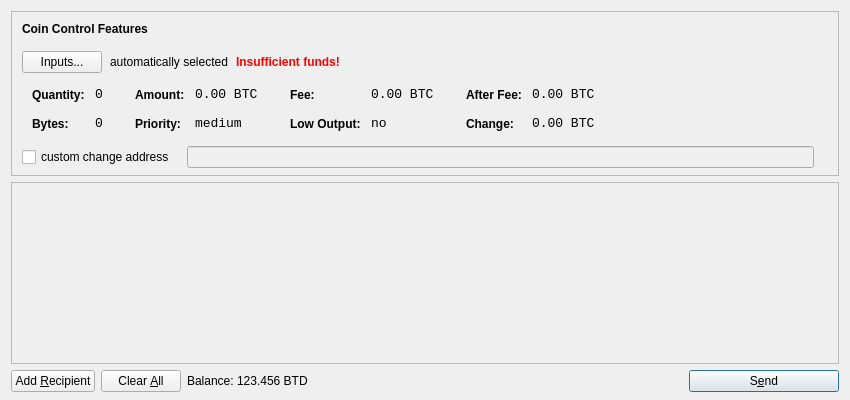
<?xml version="1.0" encoding="UTF-8"?>
<ui version="4.0">
 <class>SendCoinsDialog</class>
 <widget class="QDialog" name="SendCoinsDialog">
  <property name="geometry">
   <rect>
    <x>0</x>
    <y>0</y>
    <width>850</width>
    <height>400</height>
   </rect>
  </property>
  <property name="windowTitle">
   <string>Send Coins</string>
  </property>
  <layout class="QVBoxLayout" name="verticalLayout" stretch="0,1,0">
   <property name="bottomMargin">
    <number>8</number>
   </property>
   <item>
    <widget class="QFrame" name="frameCoinControl">
     <property name="sizePolicy">
      <sizepolicy hsizetype="Expanding" vsizetype="Expanding">
       <horstretch>0</horstretch>
       <verstretch>0</verstretch>
      </sizepolicy>
     </property>
     <property name="maximumSize">
      <size>
       <width>16777215</width>
       <height>16777215</height>
      </size>
     </property>
     <property name="frameShape">
      <enum>QFrame::StyledPanel</enum>
     </property>
     <property name="frameShadow">
      <enum>QFrame::Sunken</enum>
     </property>
     <layout class="QVBoxLayout" name="verticalLayoutCoinControl2">
      <property name="spacing">
       <number>-1</number>
      </property>
      <property name="leftMargin">
       <number>0</number>
      </property>
      <property name="topMargin">
       <number>0</number>
      </property>
      <property name="rightMargin">
       <number>0</number>
      </property>
      <property name="bottomMargin">
       <number>6</number>
      </property>
      <item>
       <layout class="QVBoxLayout" name="verticalLayoutCoinControl" stretch="0,0,0,0,1">
        <property name="spacing">
         <number>0</number>
        </property>
        <property name="leftMargin">
         <number>10</number>
        </property>
        <property name="topMargin">
         <number>10</number>
        </property>
        <item>
         <layout class="QHBoxLayout" name="horizontalLayoutCoinControl1">
          <property name="bottomMargin">
           <number>15</number>
          </property>
          <item>
           <widget class="QLabel" name="labelCoinControlFeatures">
            <property name="sizePolicy">
             <sizepolicy hsizetype="Preferred" vsizetype="Maximum">
              <horstretch>0</horstretch>
              <verstretch>0</verstretch>
             </sizepolicy>
            </property>
            <property name="font">
             <font>
              <weight>75</weight>
              <bold>true</bold>
             </font>
            </property>
            <property name="styleSheet">
             <string notr="true">font-weight:bold;</string>
            </property>
            <property name="text">
             <string>Coin Control Features</string>
            </property>
           </widget>
          </item>
         </layout>
        </item>
        <item>
         <layout class="QHBoxLayout" name="horizontalLayoutCoinControl2" stretch="0,0,0,0">
          <property name="spacing">
           <number>8</number>
          </property>
          <property name="bottomMargin">
           <number>10</number>
          </property>
          <item>
           <widget class="QPushButton" name="pushButtonCoinControl">
            <property name="styleSheet">
             <string notr="true"/>
            </property>
            <property name="text">
             <string>Inputs...</string>
            </property>
           </widget>
          </item>
          <item>
           <widget class="QLabel" name="labelCoinControlAutomaticallySelected">
            <property name="text">
             <string>automatically selected</string>
            </property>
            <property name="margin">
             <number>5</number>
            </property>
           </widget>
          </item>
          <item>
           <widget class="QLabel" name="labelCoinControlInsuffFunds">
            <property name="font">
             <font>
              <weight>75</weight>
              <bold>true</bold>
             </font>
            </property>
            <property name="styleSheet">
             <string notr="true">color:red;font-weight:bold;</string>
            </property>
            <property name="text">
             <string>Insufficient funds!</string>
            </property>
            <property name="margin">
             <number>5</number>
            </property>
           </widget>
          </item>
          <item>
           <spacer name="horizontalSpacerCoinControl">
            <property name="orientation">
             <enum>Qt::Horizontal</enum>
            </property>
            <property name="sizeHint" stdset="0">
             <size>
              <width>40</width>
              <height>1</height>
             </size>
            </property>
           </spacer>
          </item>
         </layout>
        </item>
        <item>
         <widget class="QWidget" name="widgetCoinControl" native="true">
          <property name="sizePolicy">
           <sizepolicy hsizetype="Preferred" vsizetype="Preferred">
            <horstretch>0</horstretch>
            <verstretch>0</verstretch>
           </sizepolicy>
          </property>
          <property name="minimumSize">
           <size>
            <width>0</width>
            <height>0</height>
           </size>
          </property>
          <property name="styleSheet">
           <string notr="true"/>
          </property>
          <layout class="QHBoxLayout" name="horizontalLayoutCoinControl5">
           <property name="margin">
            <number>0</number>
           </property>
           <item>
            <layout class="QHBoxLayout" name="horizontalLayoutCoinControl3" stretch="0,0,0,1">
             <property name="spacing">
              <number>20</number>
             </property>
             <property name="topMargin">
              <number>0</number>
             </property>
             <property name="bottomMargin">
              <number>10</number>
             </property>
             <item>
              <layout class="QFormLayout" name="formLayoutCoinControl1">
               <property name="horizontalSpacing">
                <number>10</number>
               </property>
               <property name="verticalSpacing">
                <number>14</number>
               </property>
               <property name="leftMargin">
                <number>10</number>
               </property>
               <property name="topMargin">
                <number>4</number>
               </property>
               <property name="rightMargin">
                <number>6</number>
               </property>
               <item row="0" column="0">
                <widget class="QLabel" name="labelCoinControlQuantityText">
                 <property name="styleSheet">
                  <string notr="true">font-weight:bold;</string>
                 </property>
                 <property name="text">
                  <string>Quantity:</string>
                 </property>
                 <property name="margin">
                  <number>0</number>
                 </property>
                </widget>
               </item>
               <item row="0" column="1">
                <widget class="QLabel" name="labelCoinControlQuantity">
                 <property name="font">
                  <font>
                   <family>Monospace</family>
                   <pointsize>10</pointsize>
                  </font>
                 </property>
                 <property name="cursor">
                  <cursorShape>IBeamCursor</cursorShape>
                 </property>
                 <property name="contextMenuPolicy">
                  <enum>Qt::ActionsContextMenu</enum>
                 </property>
                 <property name="text">
                  <string notr="true">0</string>
                 </property>
                 <property name="margin">
                  <number>0</number>
                 </property>
                 <property name="textInteractionFlags">
                  <set>Qt::LinksAccessibleByMouse|Qt::TextSelectableByKeyboard|Qt::TextSelectableByMouse</set>
                 </property>
                </widget>
               </item>
               <item row="1" column="0">
                <widget class="QLabel" name="labelCoinControlBytesText">
                 <property name="styleSheet">
                  <string notr="true">font-weight:bold;</string>
                 </property>
                 <property name="text">
                  <string>Bytes:</string>
                 </property>
                </widget>
               </item>
               <item row="1" column="1">
                <widget class="QLabel" name="labelCoinControlBytes">
                 <property name="font">
                  <font>
                   <family>Monospace</family>
                   <pointsize>10</pointsize>
                  </font>
                 </property>
                 <property name="cursor">
                  <cursorShape>IBeamCursor</cursorShape>
                 </property>
                 <property name="contextMenuPolicy">
                  <enum>Qt::ActionsContextMenu</enum>
                 </property>
                 <property name="text">
                  <string notr="true">0</string>
                 </property>
                 <property name="textInteractionFlags">
                  <set>Qt::LinksAccessibleByMouse|Qt::TextSelectableByKeyboard|Qt::TextSelectableByMouse</set>
                 </property>
                </widget>
               </item>
              </layout>
             </item>
             <item>
              <layout class="QFormLayout" name="formLayoutCoinControl2">
               <property name="horizontalSpacing">
                <number>10</number>
               </property>
               <property name="verticalSpacing">
                <number>14</number>
               </property>
               <property name="leftMargin">
                <number>6</number>
               </property>
               <property name="topMargin">
                <number>4</number>
               </property>
               <property name="rightMargin">
                <number>6</number>
               </property>
               <item row="0" column="0">
                <widget class="QLabel" name="labelCoinControlAmountText">
                 <property name="styleSheet">
                  <string notr="true">font-weight:bold;</string>
                 </property>
                 <property name="text">
                  <string>Amount:</string>
                 </property>
                 <property name="margin">
                  <number>0</number>
                 </property>
                </widget>
               </item>
               <item row="0" column="1">
                <widget class="QLabel" name="labelCoinControlAmount">
                 <property name="font">
                  <font>
                   <family>Monospace</family>
                   <pointsize>10</pointsize>
                  </font>
                 </property>
                 <property name="cursor">
                  <cursorShape>IBeamCursor</cursorShape>
                 </property>
                 <property name="contextMenuPolicy">
                  <enum>Qt::ActionsContextMenu</enum>
                 </property>
                 <property name="text">
                  <string notr="true">0.00 BTC</string>
                 </property>
                 <property name="textInteractionFlags">
                  <set>Qt::LinksAccessibleByMouse|Qt::TextSelectableByKeyboard|Qt::TextSelectableByMouse</set>
                 </property>
                </widget>
               </item>
               <item row="1" column="0">
                <widget class="QLabel" name="labelCoinControlPriorityText">
                 <property name="styleSheet">
                  <string notr="true">font-weight:bold;</string>
                 </property>
                 <property name="text">
                  <string>Priority:</string>
                 </property>
                </widget>
               </item>
               <item row="1" column="1">
                <widget class="QLabel" name="labelCoinControlPriority">
                 <property name="font">
                  <font>
                   <family>Monospace</family>
                   <pointsize>10</pointsize>
                  </font>
                 </property>
                 <property name="cursor">
                  <cursorShape>IBeamCursor</cursorShape>
                 </property>
                 <property name="contextMenuPolicy">
                  <enum>Qt::ActionsContextMenu</enum>
                 </property>
                 <property name="text">
                  <string>medium</string>
                 </property>
                 <property name="textInteractionFlags">
                  <set>Qt::LinksAccessibleByMouse|Qt::TextSelectableByKeyboard|Qt::TextSelectableByMouse</set>
                 </property>
                </widget>
               </item>
              </layout>
             </item>
             <item>
              <layout class="QFormLayout" name="formLayoutCoinControl3">
               <property name="horizontalSpacing">
                <number>10</number>
               </property>
               <property name="verticalSpacing">
                <number>14</number>
               </property>
               <property name="leftMargin">
                <number>6</number>
               </property>
               <property name="topMargin">
                <number>4</number>
               </property>
               <property name="rightMargin">
                <number>6</number>
               </property>
               <item row="0" column="0">
                <widget class="QLabel" name="labelCoinControlFeeText">
                 <property name="styleSheet">
                  <string notr="true">font-weight:bold;</string>
                 </property>
                 <property name="text">
                  <string>Fee:</string>
                 </property>
                 <property name="margin">
                  <number>0</number>
                 </property>
                </widget>
               </item>
               <item row="0" column="1">
                <widget class="QLabel" name="labelCoinControlFee">
                 <property name="font">
                  <font>
                   <family>Monospace</family>
                   <pointsize>10</pointsize>
                  </font>
                 </property>
                 <property name="cursor">
                  <cursorShape>IBeamCursor</cursorShape>
                 </property>
                 <property name="contextMenuPolicy">
                  <enum>Qt::ActionsContextMenu</enum>
                 </property>
                 <property name="text">
                  <string notr="true">0.00 BTC</string>
                 </property>
                 <property name="textInteractionFlags">
                  <set>Qt::LinksAccessibleByMouse|Qt::TextSelectableByKeyboard|Qt::TextSelectableByMouse</set>
                 </property>
                </widget>
               </item>
               <item row="1" column="0">
                <widget class="QLabel" name="labelCoinControlLowOutputText">
                 <property name="styleSheet">
                  <string notr="true">font-weight:bold;</string>
                 </property>
                 <property name="text">
                  <string>Low Output:</string>
                 </property>
                </widget>
               </item>
               <item row="1" column="1">
                <widget class="QLabel" name="labelCoinControlLowOutput">
                 <property name="font">
                  <font>
                   <family>Monospace</family>
                   <pointsize>10</pointsize>
                  </font>
                 </property>
                 <property name="cursor">
                  <cursorShape>IBeamCursor</cursorShape>
                 </property>
                 <property name="contextMenuPolicy">
                  <enum>Qt::ActionsContextMenu</enum>
                 </property>
                 <property name="text">
                  <string>no</string>
                 </property>
                 <property name="textInteractionFlags">
                  <set>Qt::LinksAccessibleByMouse|Qt::TextSelectableByKeyboard|Qt::TextSelectableByMouse</set>
                 </property>
                </widget>
               </item>
              </layout>
             </item>
             <item>
              <layout class="QFormLayout" name="formLayoutCoinControl4">
               <property name="horizontalSpacing">
                <number>10</number>
               </property>
               <property name="verticalSpacing">
                <number>14</number>
               </property>
               <property name="leftMargin">
                <number>6</number>
               </property>
               <property name="topMargin">
                <number>4</number>
               </property>
               <property name="rightMargin">
                <number>6</number>
               </property>
               <item row="0" column="0">
                <widget class="QLabel" name="labelCoinControlAfterFeeText">
                 <property name="styleSheet">
                  <string notr="true">font-weight:bold;</string>
                 </property>
                 <property name="text">
                  <string>After Fee:</string>
                 </property>
                 <property name="margin">
                  <number>0</number>
                 </property>
                </widget>
               </item>
               <item row="0" column="1">
                <widget class="QLabel" name="labelCoinControlAfterFee">
                 <property name="font">
                  <font>
                   <family>Monospace</family>
                   <pointsize>10</pointsize>
                  </font>
                 </property>
                 <property name="cursor">
                  <cursorShape>IBeamCursor</cursorShape>
                 </property>
                 <property name="contextMenuPolicy">
                  <enum>Qt::ActionsContextMenu</enum>
                 </property>
                 <property name="text">
                  <string notr="true">0.00 BTC</string>
                 </property>
                 <property name="textInteractionFlags">
                  <set>Qt::LinksAccessibleByMouse|Qt::TextSelectableByKeyboard|Qt::TextSelectableByMouse</set>
                 </property>
                </widget>
               </item>
               <item row="1" column="0">
                <widget class="QLabel" name="labelCoinControlChangeText">
                 <property name="styleSheet">
                  <string notr="true">font-weight:bold;</string>
                 </property>
                 <property name="text">
                  <string>Change:</string>
                 </property>
                </widget>
               </item>
               <item row="1" column="1">
                <widget class="QLabel" name="labelCoinControlChange">
                 <property name="font">
                  <font>
                   <family>Monospace</family>
                   <pointsize>10</pointsize>
                  </font>
                 </property>
                 <property name="cursor">
                  <cursorShape>IBeamCursor</cursorShape>
                 </property>
                 <property name="contextMenuPolicy">
                  <enum>Qt::ActionsContextMenu</enum>
                 </property>
                 <property name="text">
                  <string notr="true">0.00 BTC</string>
                 </property>
                 <property name="textInteractionFlags">
                  <set>Qt::LinksAccessibleByMouse|Qt::TextSelectableByKeyboard|Qt::TextSelectableByMouse</set>
                 </property>
                </widget>
               </item>
              </layout>
             </item>
            </layout>
           </item>
          </layout>
         </widget>
        </item>
        <item>
         <layout class="QHBoxLayout" name="horizontalLayoutCoinControl4" stretch="0,0,0">
          <property name="spacing">
           <number>12</number>
          </property>
          <property name="sizeConstraint">
           <enum>QLayout::SetDefaultConstraint</enum>
          </property>
          <property name="topMargin">
           <number>5</number>
          </property>
          <property name="rightMargin">
           <number>5</number>
          </property>
          <item>
           <widget class="QCheckBox" name="checkBoxCoinControlChange">
            <property name="text">
             <string>custom change address</string>
            </property>
           </widget>
          </item>
          <item>
           <widget class="QLineEdit" name="lineEditCoinControlChange">
            <property name="enabled">
             <bool>false</bool>
            </property>
            <property name="sizePolicy">
             <sizepolicy hsizetype="Expanding" vsizetype="Fixed">
              <horstretch>0</horstretch>
              <verstretch>0</verstretch>
             </sizepolicy>
            </property>
           </widget>
          </item>
          <item>
           <widget class="QLabel" name="labelCoinControlChangeLabel">
            <property name="sizePolicy">
             <sizepolicy hsizetype="Preferred" vsizetype="Expanding">
              <horstretch>0</horstretch>
              <verstretch>0</verstretch>
             </sizepolicy>
            </property>
            <property name="minimumSize">
             <size>
              <width>0</width>
              <height>0</height>
             </size>
            </property>
            <property name="text">
             <string/>
            </property>
            <property name="margin">
             <number>3</number>
            </property>
           </widget>
          </item>
         </layout>
        </item>
        <item>
         <spacer name="verticalSpacerCoinControl">
          <property name="orientation">
           <enum>Qt::Vertical</enum>
          </property>
          <property name="sizeHint" stdset="0">
           <size>
            <width>800</width>
            <height>1</height>
           </size>
          </property>
         </spacer>
        </item>
       </layout>
      </item>
     </layout>
    </widget>
   </item>
   <item>
    <widget class="QScrollArea" name="scrollArea">
     <property name="widgetResizable">
      <bool>true</bool>
     </property>
     <widget class="QWidget" name="scrollAreaWidgetContents">
      <property name="geometry">
       <rect>
        <x>0</x>
        <y>0</y>
        <width>830</width>
        <height>165</height>
       </rect>
      </property>
      <layout class="QVBoxLayout" name="verticalLayout_2">
       <property name="margin">
        <number>0</number>
       </property>
       <item>
        <layout class="QVBoxLayout" name="entries">
         <property name="spacing">
          <number>6</number>
         </property>
        </layout>
       </item>
       <item>
        <spacer name="verticalSpacer">
         <property name="orientation">
          <enum>Qt::Vertical</enum>
         </property>
         <property name="sizeHint" stdset="0">
          <size>
           <width>20</width>
           <height>40</height>
          </size>
         </property>
        </spacer>
       </item>
      </layout>
     </widget>
    </widget>
   </item>
   <item>
    <layout class="QHBoxLayout" name="horizontalLayout">
     <item>
      <widget class="QPushButton" name="addButton">
       <property name="toolTip">
        <string>Send to multiple recipients at once</string>
       </property>
       <property name="text">
        <string>Add &amp;Recipient</string>
       </property>
       <property name="icon">
        <iconset resource="../bitcoin.qrc">
         <normaloff>:/icons/add</normaloff>:/icons/add</iconset>
       </property>
       <property name="autoDefault">
        <bool>false</bool>
       </property>
      </widget>
     </item>
     <item>
      <widget class="QPushButton" name="clearButton">
       <property name="sizePolicy">
        <sizepolicy hsizetype="Minimum" vsizetype="Fixed">
         <horstretch>0</horstretch>
         <verstretch>0</verstretch>
        </sizepolicy>
       </property>
       <property name="toolTip">
        <string>Remove all transaction fields</string>
       </property>
       <property name="text">
        <string>Clear &amp;All</string>
       </property>
       <property name="icon">
        <iconset resource="../bitcoin.qrc">
         <normaloff>:/icons/remove</normaloff>:/icons/remove</iconset>
       </property>
       <property name="autoRepeatDelay">
        <number>300</number>
       </property>
       <property name="autoDefault">
        <bool>false</bool>
       </property>
      </widget>
     </item>
     <item>
      <layout class="QHBoxLayout" name="horizontalLayout_2">
       <property name="spacing">
        <number>3</number>
       </property>
       <item>
        <widget class="QLabel" name="label">
         <property name="text">
          <string>Balance:</string>
         </property>
        </widget>
       </item>
       <item>
        <widget class="QLabel" name="labelBalance">
         <property name="cursor">
          <cursorShape>IBeamCursor</cursorShape>
         </property>
         <property name="text">
          <string>123.456 BTD</string>
         </property>
         <property name="textInteractionFlags">
          <set>Qt::LinksAccessibleByMouse|Qt::TextSelectableByKeyboard|Qt::TextSelectableByMouse</set>
         </property>
        </widget>
       </item>
      </layout>
     </item>
     <item>
      <spacer name="horizontalSpacer">
       <property name="orientation">
        <enum>Qt::Horizontal</enum>
       </property>
       <property name="sizeHint" stdset="0">
        <size>
         <width>40</width>
         <height>20</height>
        </size>
       </property>
      </spacer>
     </item>
     <item>
      <widget class="QPushButton" name="sendButton">
       <property name="minimumSize">
        <size>
         <width>150</width>
         <height>0</height>
        </size>
       </property>
       <property name="toolTip">
        <string>Confirm the send action</string>
       </property>
       <property name="text">
        <string>S&amp;end</string>
       </property>
       <property name="icon">
        <iconset resource="../bitcoin.qrc">
         <normaloff>:/icons/send</normaloff>:/icons/send</iconset>
       </property>
       <property name="default">
        <bool>true</bool>
       </property>
      </widget>
     </item>
    </layout>
   </item>
  </layout>
 </widget>
 <resources>
  <include location="../bitcoin.qrc"/>
 </resources>
 <connections/>
</ui>
